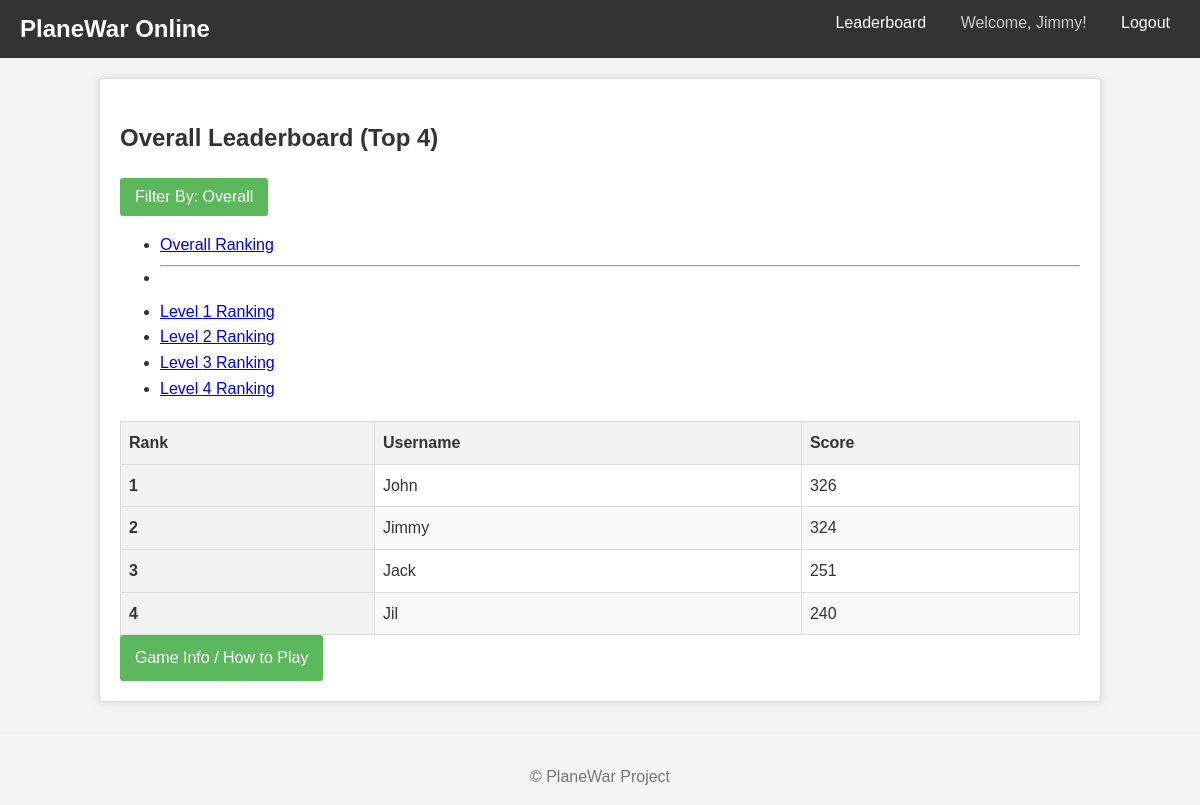
The app's page /leaderboard (signed in), older data.
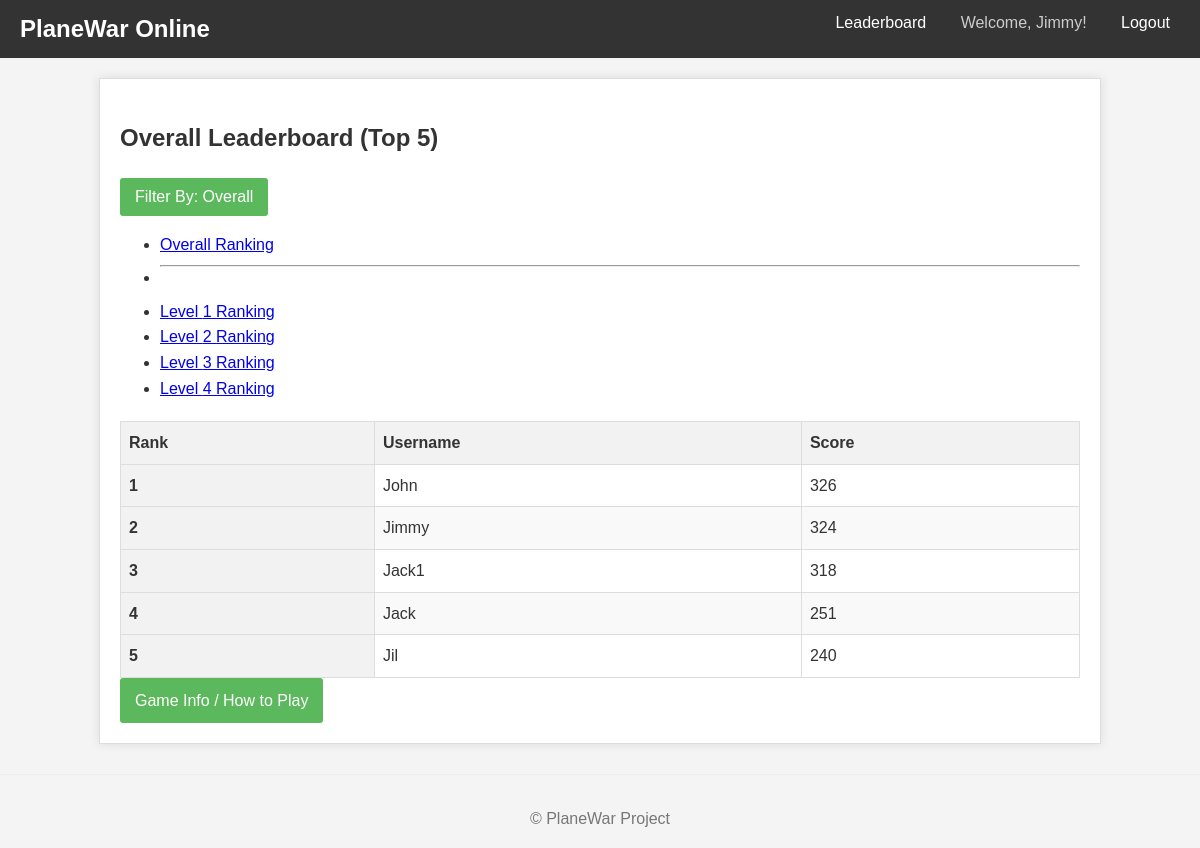
The same page, newer data.
### models.py (models this page shows, shortened)
class User(UserMixin, db.Model):
    __tablename__ = 'users'
    id = db.Column(db.Integer, primary_key=True)
    username = db.Column(db.String(64), index=True, unique=True, nullable=False)
    password_hash = db.Column(db.String(128), nullable=False)
    scores = db.relationship('Score', backref='player', lazy='dynamic', cascade="all, delete-orphan")

### views.py (the view)
@bp.route('/leaderboard')
@bp.route('/leaderboard/level/<int:level_num>')
@login_required # Keep login required for viewing leaderboards
def leaderboard(level_num=None):
    try:
        available_levels = get_distinct_levels() # Get levels for dropdown/links
        leaderboard_data = []
        leaderboard_title = ""
        current_level_filter = "Overall" # Default display filter name
        if level_num is not None:
            if level_num not in available_levels:
                 flash(f"Level {level_num} does not exist or has no scores.", "warning")
                 return redirect(url_for('views.leaderboard')) # Redirect to overall on invalid level
            leaderboard_data = get_leaderboard_by_level(level_num)
            leaderboard_title = f"Leaderboard - Level {level_num} (Top {len(leaderboard_data)})"
            current_level_filter = f"Level {level_num}"
        else:
            leaderboard_data = get_overall_leaderboard()
            leaderboard_title = f"Overall Leaderboard (Top {len(leaderboard_data)})"
        return render_template('leaderboard.html',
                               title=leaderboard_title,
                               scores_data=leaderboard_data,
                               available_levels=available_levels,
                               current_level_filter=current_level_filter
                              )
    except Exception as e:
        print(f"Error loading leaderboard view: {e}")
        flash("An error occurred while loading the leaderboard.", "danger")
        return redirect(url_for('views.index')) # Redirecting back to index is safer

### leaderboard_service.py (called while the page is built)
def get_distinct_levels():
    levels = db.session.query(Score.level)\
                       .distinct()\
                       .order_by(Score.level.asc())\
                       .all()
    distinct_levels = [level[0] for level in levels] # Extract level numbers from tuples
    return distinct_levels

### models.py (called while the page is built)
@login_manager.user_loader
def load_user(user_id):
    try:
        return db.session.get(User, int(user_id))
    except (TypeError, ValueError):
        return None

### templates/leaderboard.html (shortened to what this page needs)
{% extends "base.html" %}
{% block content %}
    <h2>{{ title }}</h2>
    <div class="leaderboard-controls mb-3">
        <div class="dropdown">
            <button class="btn btn-secondary dropdown-toggle" type="button" id="leaderboardTypeDropdown" data-bs-toggle="dropdown" aria-expanded="false">
                Filter By: {{ current_level_filter }}
            </button>
            <ul class="dropdown-menu" aria-labelledby="leaderboardTypeDropdown">
                <li><a class="dropdown-item {% if current_level_filter == 'Overall' %}active{% endif %}"
                       href="{{ url_for('views.leaderboard') }}">Overall Ranking</a></li>
                {% if available_levels %}
                    <li><hr class="dropdown-divider"></li>
                    {% for level in available_levels %}
                    <li><a class="dropdown-item {% if current_level_filter == 'Level ' + level|string %}active{% endif %}"
                           href="{{ url_for('views.leaderboard', level_num=level) }}">Level {{ level }} Ranking</a></li>
                    {% endfor %}
                {% endif %}
            </ul>
        </div>
    </div>
    {% if scores_data %}
        <div class="table-responsive">
            <table class="table table-striped table-hover">
                <thead>
                    <tr>
                        <th scope="col">Rank</th>
                        <th scope="col">Username</th>
                        <th scope="col">Score</th>
                    </tr>
                </thead>
                <tbody>
                    {% for item in scores_data %}
                    <tr>
                        <th scope="row">{{ item.rank }}</th>
                        <td>{{ item.username }}</td>
                        <td>{{ item.score }}</td>
                    </tr>
                    {% endfor %}
                </tbody>
            </table>
        </div>
    {% else %}
        <p class="text-center fst-italic">No scores submitted yet for this leaderboard view.</p>
    {% endif %}
    {% if current_user.is_authenticated %}
        <div class="mt-3">
             <a href="{{ url_for('views.game') }}" class="btn btn-info">Game Info / How to Play</a>
        </div>
    {% endif %}
{% endblock %}

### templates/base.html (shortened to what this page needs)
<!DOCTYPE html>
<html lang="en">
<head>
    <link rel="stylesheet" href="{{ url_for('static', filename='style.css') }}">
</head>
<body>
    <nav>
        <h1>PlaneWar Online</h1>
        <ul>
            <li><a href="{{ url_for('views.leaderboard') }}">Leaderboard</a></li>
            {% if current_user.is_authenticated %}
                <li><span>Welcome, {{ current_user.username }}!</span></li>
                <li><a href="{{ url_for('auth.logout') }}">Logout</a></li>
            {% else %}
                <li><a href="{{ url_for('auth.login') }}">Login</a></li>
                <li><a href="{{ url_for('auth.register') }}">Register</a></li>
            {% endif %}
        </ul>
    </nav>
    <div class="container">
        {% block content %}
        {% endblock %}
    </div>
    <footer>
        <p>&copy; {{ now.year }} PlaneWar Project</p>
    </footer>
</body>
</html>

### static/style.css (style rules this page uses)
body { font-family: sans-serif; line-height: 1.6; margin: 0; padding: 0; background-color: #f4f4f4; color: #333; }
.container { max-width: 960px; margin: 20px auto; padding: 20px; background-color: #fff; border: 1px solid #ddd; box-shadow: 0 0 10px rgba(0, 0, 0, 0.1); }
nav { background-color: #333; color: #fff; padding: 10px 0; margin-bottom: 20px; }
nav h1 { display: inline-block; margin: 0 0 0 20px; font-size: 1.5em; }
nav ul { list-style: none; padding: 0; margin: 0; float: right; }
nav ul li { display: inline-block; margin-right: 20px; }
nav ul li a { color: #fff; text-decoration: none; padding: 5px 10px; }
nav ul li span { color: #ccc; }
button.btn, a.btn { display: inline-block; background-color: #5cb85c; color: white; padding: 10px 15px; border: none; border-radius: 3px; cursor: pointer; text-decoration: none; font-size: 1em; }
table { width: 100%; border-collapse: collapse; margin-top: 20px; }
table th, table td { border: 1px solid #ddd; padding: 8px; text-align: left; }
table th { background-color: #f2f2f2; font-weight: bold; }
table tbody tr:nth-child(even) { background-color: #f9f9f9; }
footer { text-align: center; margin-top: 30px; padding-top: 15px; border-top: 1px solid #eee; color: #777; }

Row changes from the older to the newer data that the page shows:
added User: rank "3", username "Jack1", score "318"
computed for User "Jack": rank "3" → "4"
computed for User "Jil": rank "4" → "5"
Text that changed along with them:
{{ title }}: "Overall Leaderboard (Top 4)" → "Overall Leaderboard (Top 5)"
